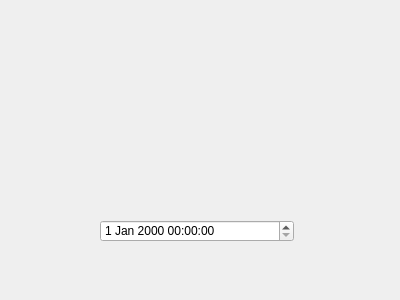
<?xml version="1.0" encoding="UTF-8"?>
<ui version="4.0">
 <class>ControlDateTime</class>
 <widget class="QWidget" name="ControlDateTime">
  <property name="geometry">
   <rect>
    <x>0</x>
    <y>0</y>
    <width>400</width>
    <height>300</height>
   </rect>
  </property>
  <property name="windowTitle">
   <string>Form</string>
  </property>
  <widget class="QDateTimeEdit" name="dateTimeEdit">
   <property name="geometry">
    <rect>
     <x>100</x>
     <y>220</y>
     <width>194</width>
     <height>22</height>
    </rect>
   </property>
  </widget>
 </widget>
 <resources/>
 <connections/>
</ui>
